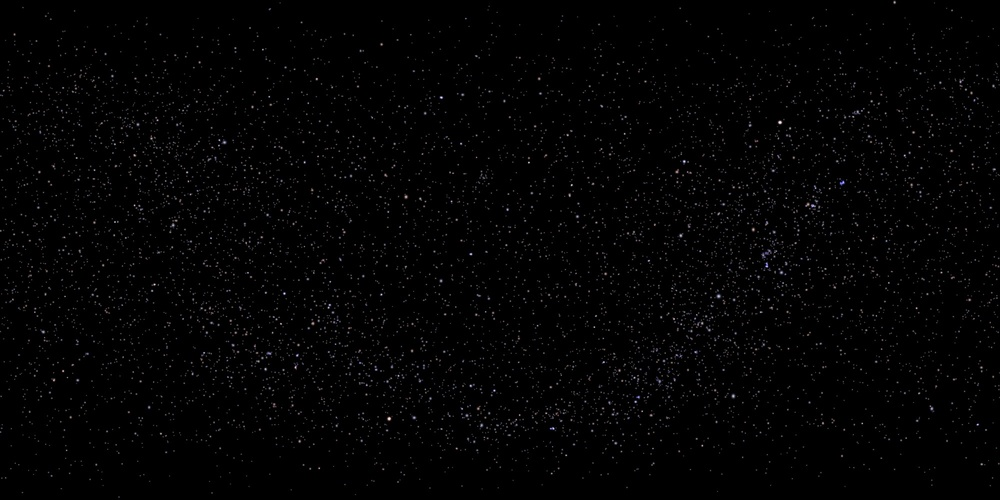
#> input picture pics/night_sky4.jpg, 1000 x 500 px, shrunk from 2000 x 1000 before the run
$ python fast_smear_detection.py
#> lines starting #> are read from the running program, lines starting #| are printed output that depends on the picture; after the words box and inside, x2 and y2 are one past the last pixel; in counts of white or black regions, pixels touching at a corner belong together; long printed decimals are rounded
import scipy.spatial
import cv2 as cv
import numpy as np
import matplotlib
#matplotlib.rcParams.update({'font.size': 22})
from matplotlib import pyplot as plt
from sklearn.metrics import mean_squared_error
from sklearn import linear_model, datasets

# [16 lines left out: function basic, not called in this run]

def otsu(img):
    #return _binarizeStarfieldImage(img)
    # global thresholding
    #img = cv.fastNlMeansDenoising(5,None,7,21)
    ret1,th1 = cv.threshold(img,50,255,cv.THRESH_BINARY)
    # Otsu's thresholding
    ret2,th2 = cv.threshold(img,0,255,cv.THRESH_BINARY+cv.THRESH_OTSU)
    # Otsu's thresholding after Gaussian filtering
    blur = cv.GaussianBlur(img,(5,5),0)
    ret3,th3 = cv.threshold(blur,0,255,cv.THRESH_BINARY+cv.THRESH_OTSU)
    # plot all the images and their histograms
    images = [img, th1,
              img, th2]
              #blur, 0, th3]
    titles = ['Original Noisy Image',#'Histogram',
                'Global Thresholding (v=50)',
              'Original Noisy Image',#'Histogram',
                "Otsu's Thresholding"]
              #'Gaussian filtered Image','Histogram',"Otsu's Thresholding"]
    '''for i in range(4):
        plt.subplot(2,2,i+1)
        plt.imshow(images[i],'gray')
        plt.title(titles[i])
        plt.xticks([]),plt.yticks([])
    plt.figure()'''
    return th2
# [8 lines of commented-out code are left out]

def add_drift(img, mean, variance):
    pass

def add_sensor_noise(img, mean=0, sigma=0.40):
    # http://www.awaiba.com/product/naneye/ 1.2 dn
    # hubble 1x1 binning Amp-D ~1.9 sigma read noise
    # WISE is about 3
    rv = img.copy()
    noise = img.copy()
    cv.randn(noise, mean, sigma)
    return rv + noise


# [22 lines left out: function _binarizeStarfieldImage, not called in this run]


def smear(img, count=10):
    import random, math
    rows, cols = img.shape
    #length = random.randrange(200, rows + cols) # in pixels
    length = math.sqrt(rows ** 2 + cols ** 2)
    smear_width = 5 # pixels
    x_start = 0#random.randrange(0, cols)
    y_start = random.randrange(0, rows)
    #angle = random.uniform(0, 2 * 3.1415)
    #x_end = int(x_start + length * math.cos(angle))
    #y_end = int(y_start + length * math.sin(angle))
    x_end = cols#random.randrange(cols / 2, cols)
    y_end = random.randrange(0, rows)

    props = {}
    props['slope'] = (y_end - y_start) / (x_end - x_start)
    props['intercept'] = y_start - x_start * props['slope']
    props['start'] = (x_start, y_start)
    props['end'] = (x_end, y_end)

    #x_end = int(1/slope * length)
    #y_end = int(slope * length)

    #cv.line(img,(x_start,y_start),(x_end ,y_end),(0,0,0),smear_width)
    steps = np.linspace(0, length, count)
    frames = []
    plt.figure()
    xs = []
    ys = []
    for step in steps:
        frame = img.copy()
        x_pos = int(x_start + step / length * (x_end - x_start))
        y_pos = int(y_start + step / length * (y_end - y_start))
        xs.append(x_pos)
        ys.append(y_pos)
        cv.circle(frame, (x_pos, y_pos), smear_width, (0, 0, 0), -1)
        frames.append(frame)
        #plt.imshow(frame,'gray')
        #plt.figure()
        #print((x_pos, y_pos))
    plt.title("Reference Image with Transiting NEO Smear")
    plt.xlabel('X Position (pixels)')
    plt.ylabel('Y Position (pixels)')
    plt.imshow(frame,'gray')
    plt.figure()
    plt.title("NEO Positions During Image Captures")
    plt.xlabel('X Position (pixels)')
    plt.ylabel('Y Position (pixels)')
    plt.ylim(rows, 0)
    plt.xlim(0, cols)
    plt.scatter(xs, ys)

    return frames, props

def compute_missing_pixels(ref_img, smear_img, row, col):
    pass

def invert(img):
    cv.bitwise_not(img)

def find_anomolies(before, after):
    anomolies = []
    before_bin = otsu(before)
    after_bin = otsu(after)
    # [6 lines of commented-out code are left out]
    anomolies = np.argwhere(before_bin > after_bin)
    # anomolies comes back with empty lists...
    #anomolies = list(filter(any, anomolies))
    # anoms returned in row,column, but we want them as x,y
    anomolies = [np.flip(a) for a in anomolies if all(a)]
    print('anoms', anomolies)
    return anomolies

def find_stars(frame):
    frame_bin = otsu(frame)
    # [6 lines of commented-out code are left out]
    stars = cv.findNonZero(frame_bin)
    print('Found {} star pixels out of {} pixels in ref img'.format(len(stars), frame.size))
    return stars


def find_smears(frames):
    import itertools, time
    start = time.time()
    stars = find_stars(frames[0])
    num_stars = len(stars)
    all_anomolies = []
    per_frame_times = []
    for i in range(1, len(frames)):
        # O(n^2), but doable by ASIC
        anomolies = find_anomolies(frames[0], frames[i])
        if not anomolies:
            continue
        all_anomolies += anomolies
        print('Found {} anomolies in frame {}'.format(len(anomolies), i))
    #all_anomolies = list(filter(None, all_anomolies))
    #print('anoms:', all_anomolies)

    x, y = zip(*all_anomolies)
    #ransac = linear_model.RANSACRegressor(max_trials=2*num_stars, stop_probability=0.99999, min_samples=len(frames))
    ransac = linear_model.RANSACRegressor()
    ransac.fit(np.asarray(x).reshape(-1, 1), np.asarray(y).reshape(-1, 1))

    coef = ransac.estimator_.coef_
    line_info = {}
    [[line_info['slope']]] = ransac.estimator_.coef_
    [line_info['intercept']] = ransac.estimator_.intercept_


    plt.figure()
    plt.title('Starfield Anomolies')
    plt.xlabel('X Position (pixels)')
    plt.ylabel('Y Position (pixels)')
    plt.xlim(0, frames[0].shape[1])
    plt.ylim(frames[0].shape[0], 0)
    plt.scatter(x, y)
        #cv.circle(frames[0], (anom[0], anom[1]), 10, (0, 0, 0), -1)
    per_frame_time = (time.time() - start) / len(frames)
    print('mean {}s per frame'.format(per_frame_time))
    return line_info

# [13 lines left out: function optical_flow, not called in this run]


def graph_props(img, actual, estimate):
    #cv.line(img,actual['start'],actual['end'],(255,0,0),5)

    x_start, x_end = (actual['start'][0], actual['end'][0])
    y_start = int(estimate['slope'] * x_start + estimate['intercept'])
    y_end = int(estimate['slope'] * x_end + estimate['intercept'])

    #cv.line(img,(x_start, y_start), (x_end, y_end), (127,0,0),5)

    plt.figure()
    estimate_line, = plt.plot([x_start, x_end], [y_start, y_end], 'g-')
    actual_line, = plt.plot([x_start, x_end], [actual['start'][1], actual['end'][1]], 'r-')
    plt.title("Actual vs. Estimated NEO Trajectory")
    plt.xlabel('X Position (pixels)')
    plt.ylabel('Y Position (pixels)')
    plt.legend([actual_line, estimate_line], ['Actual Trajectory', 'Estimated Trajectory'])
    plt.imshow(img, 'gray')

def discretize_line(slope, intercept, steps=50):
    return [slope * x + intercept for x in range(steps)]

# [35 lines left out: functions line_diff, get_variance, not called in this run]

def main():
    base_img = cv.imread('pics/night_sky4.jpg',0)
    frames, props = smear(base_img)
#> after the loop in smear, `for step in steps:`: frames = 10 items; xs = [0, 111, 222, 333, 444, 555, 666, 777, 888, 1000]; ys = [432, 405, 379, 353, 327, 301, 275, 249, 223, 197]
#> frames = 10 items; props = {'slope': -0.235, 'intercept': 432, 'start': (0, 432), 'end': (1000, 197)}
    otsu_img = otsu(base_img)
#> in otsu, `ret1,th1 = cv.threshold(img,50,255,cv.THRESH_BINARY)`:
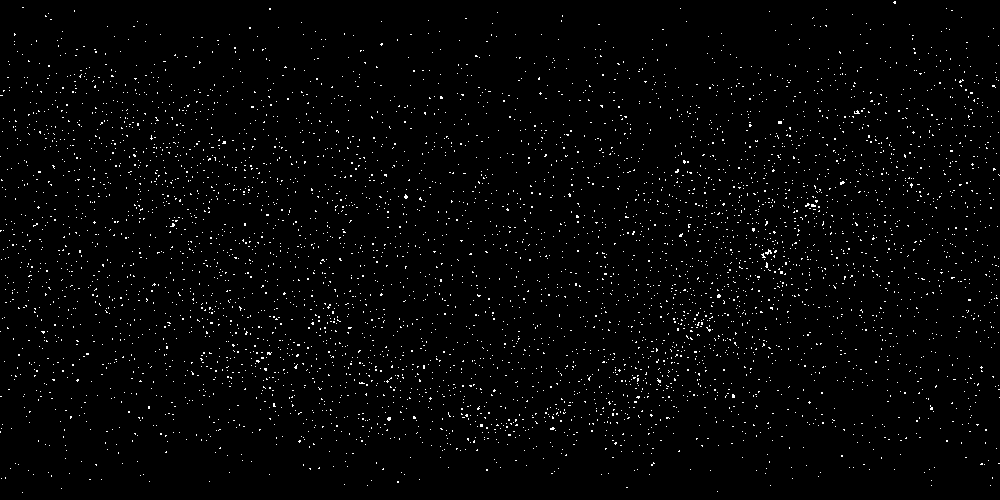
#> th1: shape (500, 1000); 1.8% white in thin lines or dots
#> in otsu, `ret2,th2 = cv.threshold(img,0,255,cv.THRESH_BINARY+cv.THRESH_OTSU)`:
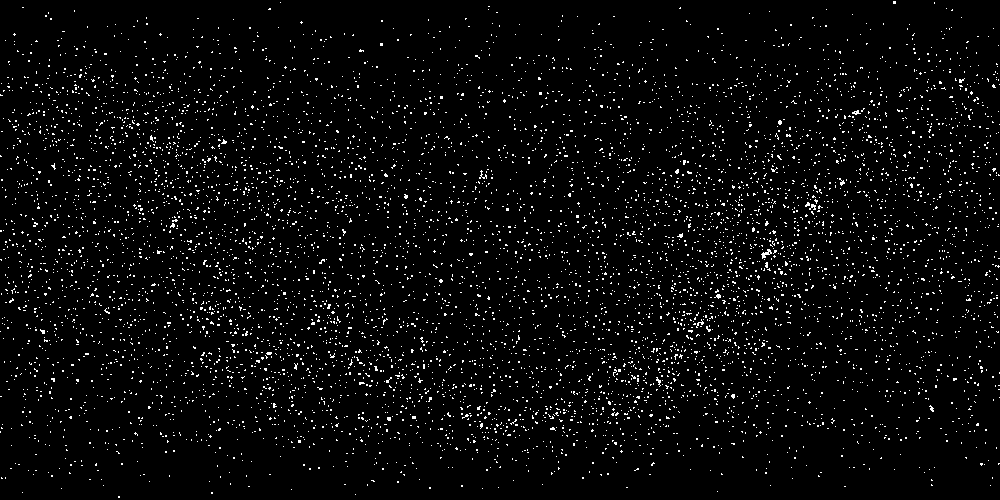
#> th2: shape (500, 1000); 3.5% white in thin lines or dots
#> in otsu, `ret2,th2 = cv.threshold(img,0,255,cv.THRESH_BINARY+cv.THRESH_OTSU)`: ret2 = 29
#> in otsu, `ret3,th3 = cv.threshold(blur,0,255,cv.THRESH_BINARY+cv.THRESH_OTSU)`:
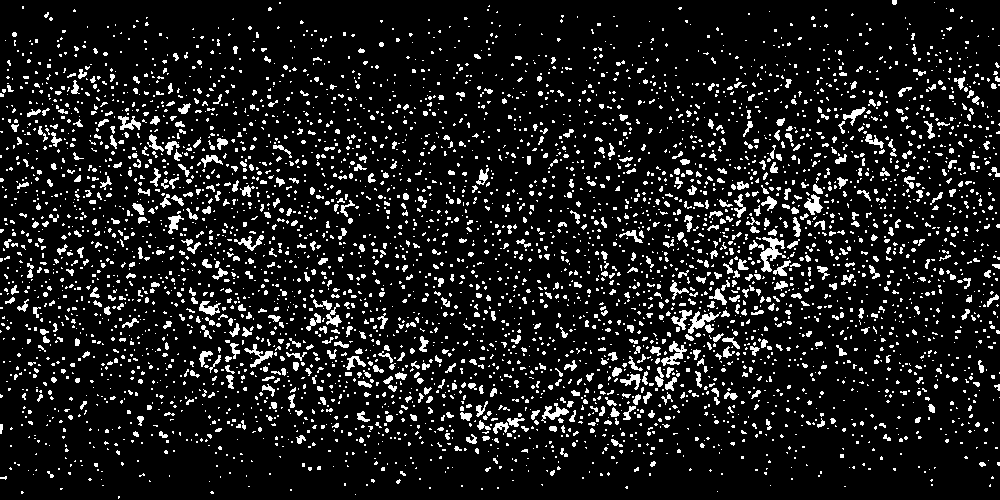
#> th3: shape (500, 1000); 10.9% white in thin lines or dots
#> in otsu, `ret3,th3 = cv.threshold(blur,0,255,cv.THRESH_BINARY+cv.THRESH_OTSU)`: ret3 = 9
    plt.figure()
    plt.title('Starfield after Otsu Binarization')
    plt.xlabel('X Pixels')
    plt.ylabel('Y Pixels')
    plt.imshow(otsu_img, 'gray')
    frames = [add_sensor_noise(f) for f in frames]
#> in add_sensor_noise (call 9), `cv.randn(noise, mean, sigma)`:
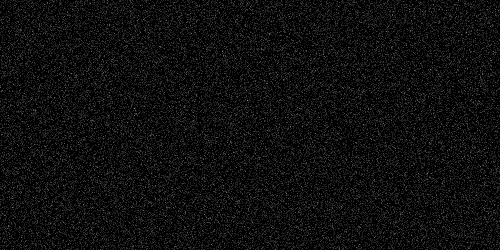
#> noise: shape (500, 1000) (shown at 1/2 size); min 0, max 2, mean 0.106; drawn with min black and max white
#> in add_sensor_noise (call 10), `cv.randn(noise, mean, sigma)`:
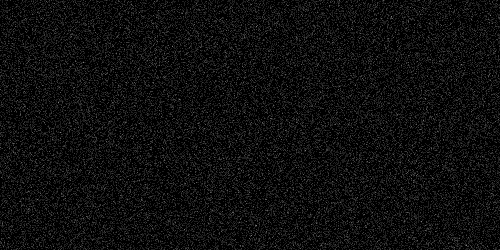
#> noise: shape (500, 1000) (shown at 1/2 size); min 0, max 2, mean 0.105; drawn with min black and max white
    plt.figure()
    plt.imshow(otsu(frames[1]), 'gray')
    line_props = find_smears([base_img] + frames)
#> in find_stars, `stars = cv.findNonZero(frame_bin)`: stars = contour of 17621 points, box (x1, y1, x2, y2) (0, 1, 1000, 498), area 5452
#| Found 17621 star pixels out of 500000 pixels in ref img
#> in find_smears, `num_stars = len(stars)`: num_stars = 17621
#> the loop in find_smears, `for i in range(1, len(frames)):` made 10 passes
#> anomolies on passes 6, 7, 9: [[556, 297], [551, 298], [558, 301]], [[662, 275]], [[887, 220], [884, 221], [885, 221], [884, 222], [885, 222]]
#> (printed output is left out)
#> after the loop in find_smears, `for i in range(1, len(frames)):`: all_anomolies = 42 pairs, first value 1 to 887, second value 220 to 428
#> in find_smears, `x, y = zip(*all_anomolies)`: x = 42 values, max 887 at index 37, min 1 at index 0, mean 537.9; y = 42 values, max 428 at index 0, min 220 at index 37, mean 305.5
#| mean 0.01226442510431463s per frame
#> line_props = {'slope': -0.236, 'intercept': 432.6}
    print('estimated props', line_props)
#| estimated props {'slope': -0.2363, 'intercept': 432.581}
    print('actual props:', props)
#| actual props: {'slope': -0.235, 'intercept': 432.0, 'start': (0, 432), 'end': (1000, 197)}
    graph_props(base_img, props, line_props)
#> in graph_props, `x_start, x_end = (actual['start'][0], actual['end'][0])`: x_start = 0; x_end = 1000
#> in graph_props, `y_start = int(estimate['slope'] * x_start + estimate['intercept'])`: y_start = 432
#> in graph_props, `y_end = int(estimate['slope'] * x_end + estimate['intercept'])`: y_end = 196
    # [4 lines of commented-out code are left out]
    plt.show()
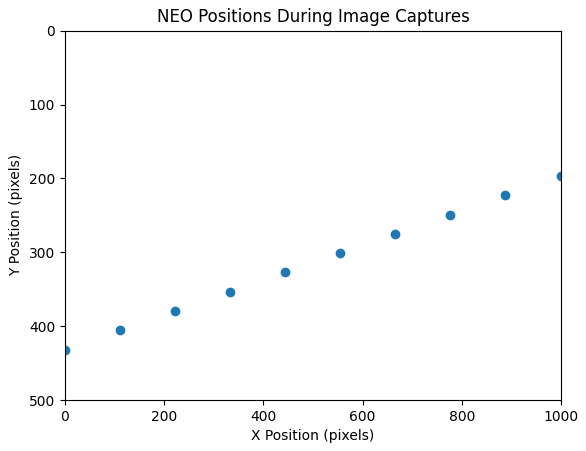
#> figure drawn by matplotlib, 1 panel
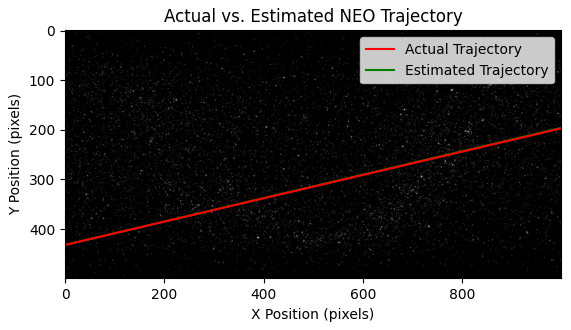
#> figure drawn by matplotlib, 1 panel

# [23 lines left out: function time, not called in this run]

main()
#get_variance()

$ run again, with pics/night_sky0.jpg copied over pics/night_sky4.jpg
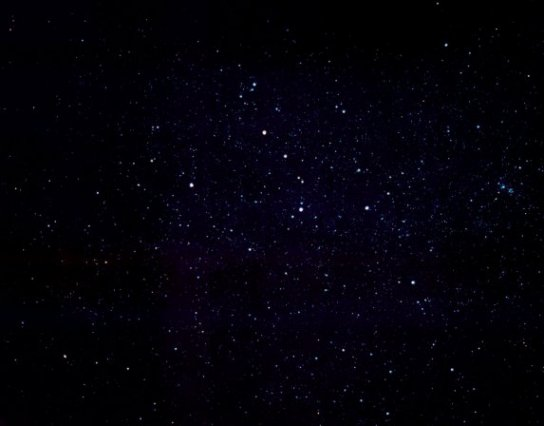
#> input picture pics/night_sky0.jpg, 544 x 426 px
#> after the loop in smear, `for step in steps:`: frames = 10 items; xs = [0, 60, 120, 181, 241, 302, 362, 423, 483, 544]; ys = [197, 218, 239, 260, 281, 303, 324, 345, 366, 388]
#> in main, `frames, props = smear(base_img)`: frames = 10 items; props = {'slope': 0.351, 'intercept': 197, 'start': (0, 197), 'end': (544, 388)}
#> in otsu, `ret1,th1 = cv.threshold(img,50,255,cv.THRESH_BINARY)`:
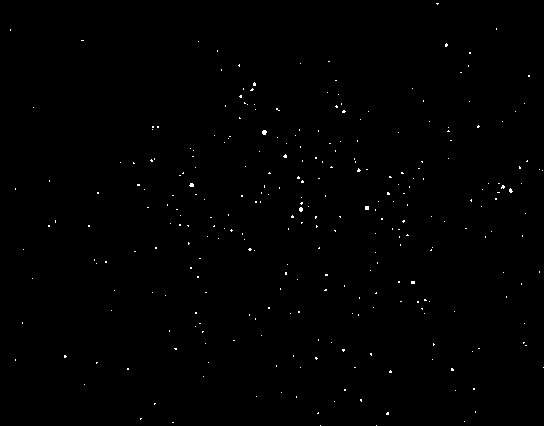
#> th1: shape (426, 544); 0.36% white in thin lines or dots
#> th2: shape (426, 544); 0.78% white in thin lines or dots
#> ret2 = 31
#> th3: shape (426, 544); 2.2% white in thin lines or dots
#> ret3 = 13
#> th1: shape (426, 544); 0.36% white in thin lines or dots
#> th2: shape (426, 544); 0.74% white in thin lines or dots
#> th3: shape (426, 544); 2.2% white in thin lines or dots
#> in find_stars, `stars = cv.findNonZero(frame_bin)`: stars = contour of 1806 points, box (x1, y1, x2, y2) (9, 2, 544, 426), area 47680
#| Found 1806 star pixels out of 231744 pixels in ref img
#> num_stars = 1806
#> the loop in find_smears, `for i in range(1, len(frames)):` made 10 passes
#> (printed output is left out)
#> after the loop in find_smears, `for i in range(1, len(frames)):`: all_anomolies = 560 pairs, first value 10 to 521, second value 4 to 424
#> x = 560 values, max 521 at index 32, min 10 at index 25, mean 309.9; y = 560 values, max 424 at index 94, min 4 at index 0, mean 207.6
#> line_props = {'slope': -0.0448, 'intercept': 214.4}
#> in graph_props, `x_start, x_end = (actual['start'][0], actual['end'][0])`: x_start = 0; x_end = 544
#> in graph_props, `y_start = int(estimate['slope'] * x_start + estimate['intercept'])`: y_start = 214
#> in graph_props, `y_end = int(estimate['slope'] * x_end + estimate['intercept'])`: y_end = 190
#> in main, `plt.show()`:
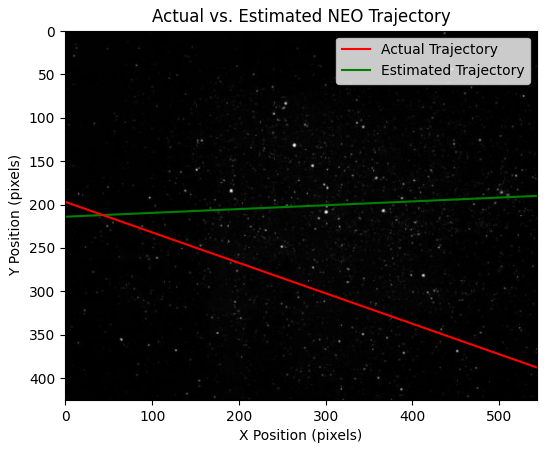
#> figure drawn by matplotlib, 1 panel
